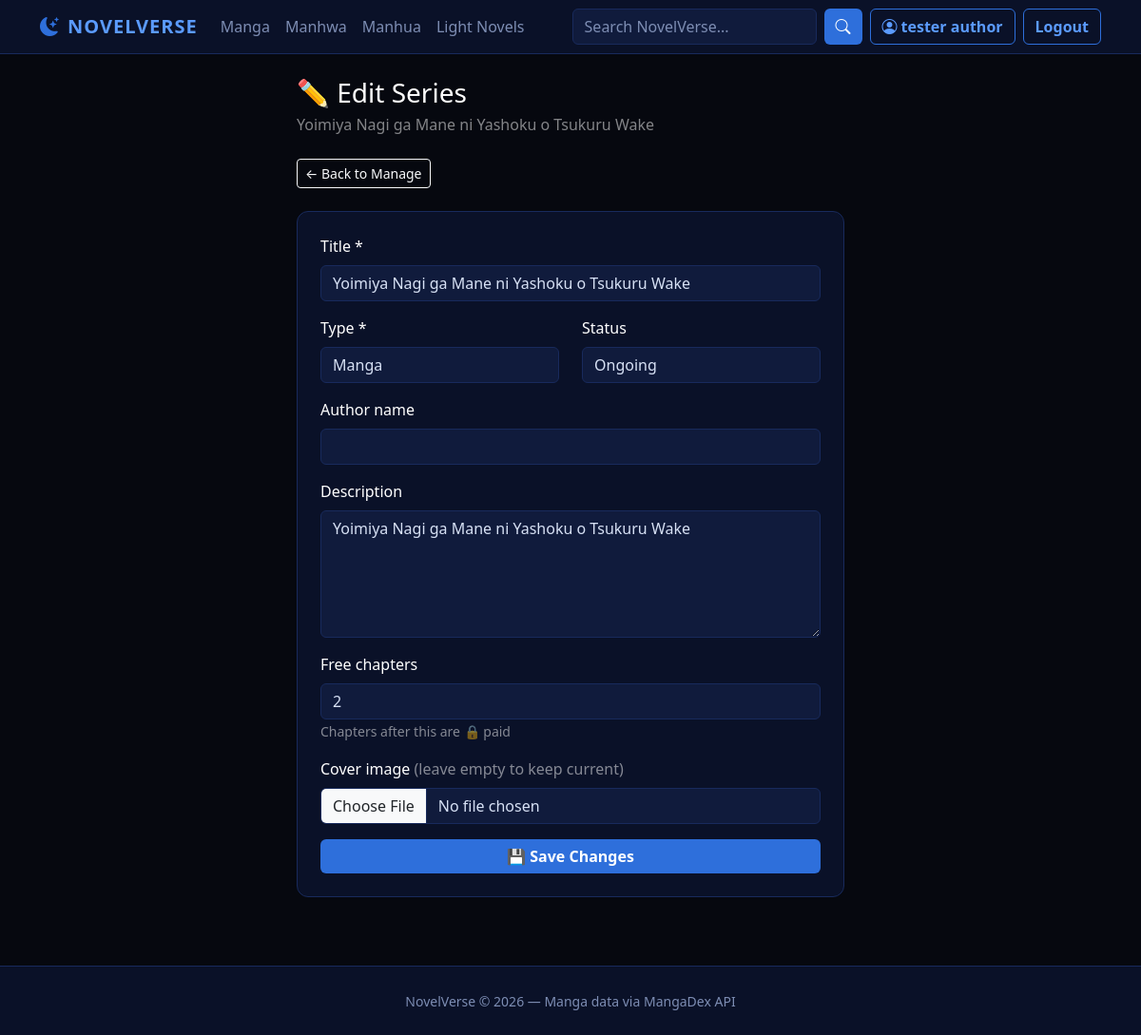
The app's page /public/edit_series.php?slug=yoimiya-nagi-ga-mane-ni-yashoku-o-tsukuru-wake (signed in) with its own data.
### tables this page shows
CREATE TABLE `users` (
  `id` int(11) NOT NULL,
  `username` varchar(50) NOT NULL,
  `email` varchar(120) NOT NULL,
  `password_hash` varchar(255) NOT NULL,
  `created_at` timestamp NOT NULL DEFAULT current_timestamp(),
  `is_admin` tinyint(1) NOT NULL DEFAULT 0,
  `role` enum('reader','author') NOT NULL DEFAULT 'reader'
);

CREATE TABLE `series` (
  `id` int(11) NOT NULL,
  `title` varchar(255) NOT NULL,
  `slug` varchar(255) NOT NULL,
  `type` enum('manga','manhwa','manhua','novel') NOT NULL,
  `description` text DEFAULT NULL,
  `cover_url` varchar(500) DEFAULT NULL,
  `author` varchar(120) DEFAULT NULL,
  `artist` varchar(120) DEFAULT NULL,
  `status` enum('ongoing','completed','hiatus') DEFAULT 'ongoing',
  `is_novel` tinyint(1) DEFAULT 0,
  `novel_price` decimal(10,2) DEFAULT 0.00,
  `free_chapters` int(11) DEFAULT 3,
  `external_source` varchar(50) DEFAULT NULL,
  `external_id` varchar(100) DEFAULT NULL,
  `created_at` timestamp NOT NULL DEFAULT current_timestamp(),
  `views` int(11) NOT NULL DEFAULT 0,
  `created_by` int(11) DEFAULT NULL,
  `genres` varchar(255) DEFAULT NULL,
  `rating` decimal(3,1) DEFAULT NULL
);

### public/includes/init.php (called while the page is built, shortened)
<?php
function pub_db(): PDO {
    static $pdo = null;
    if ($pdo === null) {
        $pdo = new PDO(
            'mysql:host=' . DB_HOST . ';dbname=' . DB_NAME . ';charset=utf8mb4',
            DB_USER, DB_PASS,
            [PDO::ATTR_ERRMODE => PDO::ERRMODE_EXCEPTION,
             PDO::ATTR_DEFAULT_FETCH_MODE => PDO::FETCH_ASSOC]
        );
    }
    return $pdo;
}
if (!empty($_SESSION['user_id'])) {
    $stmt = pub_db()->prepare('SELECT id, username, role FROM users WHERE id = ?');
    $stmt->execute([$_SESSION['user_id']]);
    $nv_user = $stmt->fetch() ?: null;
}

### public/edit_series.php (the view, shortened to what this page needs)
<?php $pageTitle = 'Edit Series'; require_once __DIR__ . '/includes/header.php'; ?>
<?php if (!$nv_user || (($nv_user['role'] ?? '') !== 'author' && (int)($nv_user['is_admin'] ?? 0) !== 1)): ?>
  <div class="container py-5 text-center"><h4 class="text-white">✍️ Authors only</h4></div>
<?php else: ?>
<?php
$pdo = pub_db();
$slug = $_GET['slug'] ?? '';
$st = $pdo->prepare('SELECT * FROM series WHERE slug = ?');
$st->execute([$slug]);
$series = $st->fetch();
?>
<main class="container py-4" style="max-width: 600px;">
  <h3 class="text-white mb-1">✏️ Edit Series</h3>
  <p class="text-white-50 mb-4"><?= htmlspecialchars($series['title']) ?></p>
  <a href="manage.php?slug=<?= urlencode($series['slug']) ?>" class="btn btn-outline-light btn-sm mb-4">← Back to Manage</a>
  <form id="editForm" class="nv-card p-4">
    <div class="mb-3">
      <label class="form-label text-white">Title *</label>
      <input name="title" class="form-control" value="<?= htmlspecialchars($series['title']) ?>" required>
    </div>
    <div class="row">
      <div class="col-6 mb-3">
        <label class="form-label text-white">Type *</label>
        <select name="type" class="form-control">
          <?php foreach (['Manga','Manhwa','Manhua','Light Novel'] as $t): ?>
            <option value="<?= $t ?>" <?= ($series['type'] ?? '') === $t ? 'selected' : '' ?>><?= $t ?></option>
          <?php endforeach; ?>
        </select>
      </div>
      <div class="col-6 mb-3">
        <label class="form-label text-white">Status</label>
        <select name="status" class="form-control">
          <?php foreach (['ongoing','completed','hiatus'] as $s): ?>
            <option value="<?= $s ?>" <?= ($series['status'] ?? '') === $s ? 'selected' : '' ?>><?= ucfirst($s) ?></option>
          <?php endforeach; ?>
        </select>
      </div>
    </div>
    <div class="mb-3">
      <label class="form-label text-white">Author name</label>
      <input name="author_name" class="form-control" value="<?= htmlspecialchars($series['author_name'] ?? '') ?>">
    </div>
    <div class="mb-3">
      <label class="form-label text-white">Description</label>
      <textarea name="description" class="form-control" rows="5"><?= htmlspecialchars($series['description'] ?? '') ?></textarea>
    </div>
    <div class="mb-3">
      <label class="form-label text-white">Free chapters</label>
      <input name="free_chapters" type="number" min="0" class="form-control" value="<?= (int)$series['free_chapters'] ?>">
      <small class="text-white-50">Chapters after this are 🔒 paid</small>
    </div>
    <div class="mb-3">
      <label class="form-label text-white">Cover image <span class="text-white-50">(leave empty to keep current)</span></label>
      <input name="cover" type="file" accept="image/*" class="form-control">
    </div>
    <button class="btn btn-nv w-100">💾 Save Changes</button>
  </form>
</main>
<?php endif; ?>
<?php require_once __DIR__ . '/includes/footer.php'; ?>

### public/includes/header.php (shortened to what this page needs)
<?php require_once __DIR__ . '/init.php'; ?>
<!DOCTYPE html>
<html lang="en">
<head>
  <link href="https://cdn.jsdelivr.net/npm/bootstrap@5.3.3/dist/css/bootstrap.min.css" rel="stylesheet">
  <link href="https://cdn.jsdelivr.net/npm/bootstrap-icons@1.11.3/font/bootstrap-icons.min.css" rel="stylesheet">
  <link rel="stylesheet" href="/novelverse/public/css/style.css?v=2">
</head>
<body>
<nav class="navbar navbar-expand-lg sticky-top">
  <div class="container">
    <a class="navbar-brand" href="index.php"><i class="bi bi-moon-stars-fill me-2"></i>NOVELVERSE</a>
    <div class="collapse navbar-collapse" id="nav">
      <ul class="navbar-nav me-auto">
        <li class="nav-item"><a class="nav-link" href="browse.php?type=manga">Manga</a></li>
        <li class="nav-item"><a class="nav-link" href="browse.php?type=manhwa">Manhwa</a></li>
        <li class="nav-item"><a class="nav-link" href="browse.php?type=manhua">Manhua</a></li>
        <li class="nav-item"><a class="nav-link" href="browse.php?type=novel">Light Novels</a></li>
      </ul>
      <form class="d-flex me-2" onsubmit="goSearch(event)">
        <input class="form-control me-2" type="search" id="navSearch" placeholder="Search NovelVerse...">
        <button class="btn btn-nv" type="submit"><i class="bi bi-search"></i></button>
      </form>
      <div class="d-flex gap-2">
        <?php if ($nv_user): ?>
          <a class="btn btn-outline-nv" href="profile.php">
            <i class="bi bi-person-circle me-1"></i><?= htmlspecialchars($nv_user['username']) ?>
          </a>
          <button class="btn btn-outline-nv"
                  onclick="api('auth.php?action=logout').then(() => location.reload())">Logout</button>
        <?php else: ?>
          <button class="btn btn-nv" data-bs-toggle="modal" data-bs-target="#authModal">
            Login / Register</button>
        <?php endif; ?>
      </div>
    </div>
  </div>
</nav>

### public/css/style.css (style rules this page uses)
:root { --nv-black: #06080f; --nv-navy-900: #0a1128; --nv-navy-800: #101b3c; --nv-navy-700: #182a5c; --nv-blue: #2e6fdb; --nv-blue-light: #5b9bff; --nv-gcash: #0075f6; --nv-text: #d7e1f5; --nv-muted: #7d8db3; }
body { background: var(--nv-black); color: var(--nv-text); min-height: 100vh; display: flex; flex-direction: column; }
main { flex: 1; }
.navbar { background: var(--nv-navy-900) !important; border-bottom: 1px solid var(--nv-navy-700); }
.navbar .navbar-brand { color: var(--nv-blue-light) !important; font-weight: 800; letter-spacing: 1px; }
.navbar .navbar-brand i { color: var(--nv-blue); }
.navbar .nav-link { color: var(--nv-muted) !important; font-weight: 500; }
.nv-card { background: var(--nv-navy-900); border: 1px solid var(--nv-navy-700); border-radius: 12px; overflow: hidden; text-decoration: none; color: inherit; transition: transform .2s ease, border-color .2s ease, box-shadow .2s ease; display: block; }
.btn-nv { background: var(--nv-blue); border: none; color: #fff; font-weight: 600; }
.btn-outline-nv { border: 1px solid var(--nv-blue); color: var(--nv-blue-light); font-weight: 600; }
.form-control, .form-select { background: var(--nv-navy-800); border: 1px solid var(--nv-navy-700); color: var(--nv-text); }
.form-control::placeholder { color: var(--nv-muted); }

### records on screen
users: username "tester author"
series: title "Yoimiya Nagi ga Mane ni Yashoku o Tsukuru Wake", status "Ongoing", description "Yoimiya Nagi ga Mane ni Yashoku o Tsukuru Wake", free_chapters "2"

### other values on screen
form field type "Manga"
